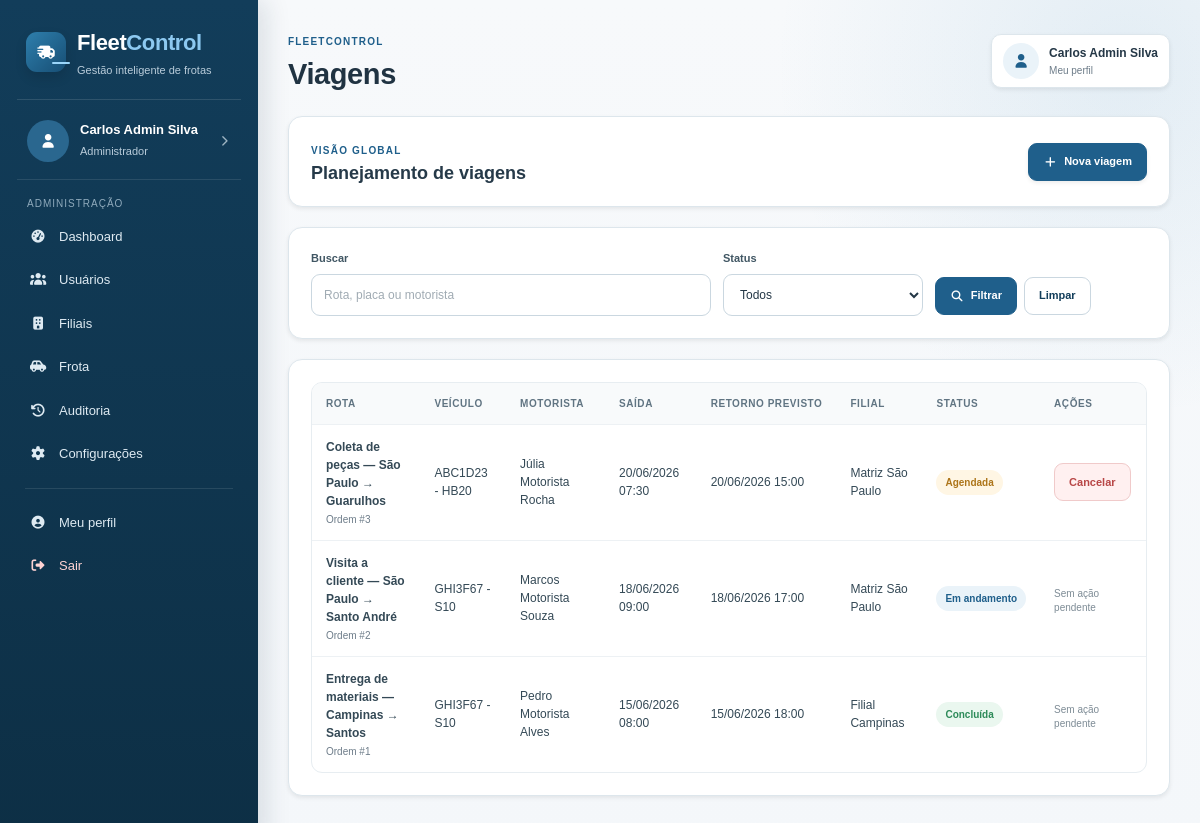
Screenshot of /gerente/viagens.php (signed in) with the database file from the repository.
### tables this page shows
CREATE TABLE viagens (
    id                          INT UNSIGNED    NOT NULL AUTO_INCREMENT,
    veiculo_id                  INT UNSIGNED    NOT NULL,
    motorista_id                INT UNSIGNED    NOT NULL,
    gerente_id                  INT UNSIGNED    NOT NULL,
    filial_id                   INT UNSIGNED    DEFAULT NULL,
    descricao_rota              TEXT            NOT NULL,
    data_partida                DATETIME        NOT NULL,
    previsao_retorno            DATETIME        NOT NULL,
    retorno_real                DATETIME        DEFAULT NULL,
    status                      ENUM('agendada','em_andamento','concluida','cancelada') NOT NULL DEFAULT 'agendada',
    odometro_inicial            INT UNSIGNED    DEFAULT NULL,
    odometro_final              INT UNSIGNED    DEFAULT NULL,
    combustivel_inicial         DECIMAL(4,1)    DEFAULT NULL,
    combustivel_final           DECIMAL(4,1)    DEFAULT NULL,
    observacoes_encerramento    TEXT            DEFAULT NULL,
    criado_em                   DATETIME        NOT NULL DEFAULT CURRENT_TIMESTAMP,
    PRIMARY KEY (id),
    CONSTRAINT fk_viagem_veiculo
        FOREIGN KEY (veiculo_id)   REFERENCES veiculos(id)            ON UPDATE CASCADE,
    CONSTRAINT fk_viagem_motorista
        FOREIGN KEY (motorista_id) REFERENCES motoristas(usuario_id)  ON UPDATE CASCADE,
    CONSTRAINT fk_viagem_gerente
        FOREIGN KEY (gerente_id)   REFERENCES usuarios(id)            ON UPDATE CASCADE,
    CONSTRAINT fk_viagem_filial
        FOREIGN KEY (filial_id)    REFERENCES filiais(id)             ON UPDATE CASCADE ON DELETE SET NULL
);

CREATE TABLE veiculos (
    id                      INT UNSIGNED    NOT NULL AUTO_INCREMENT,
    placa                   VARCHAR(8)      NOT NULL,
    modelo                  VARCHAR(80)     NOT NULL,
    marca                   VARCHAR(60)     NOT NULL,
    chassi                  VARCHAR(17)     NOT NULL,
    renavam                 VARCHAR(11)     NOT NULL,
    ano                     YEAR            NOT NULL,
    categoria_cnh_exigida   ENUM('A','B','C','D','E') NOT NULL DEFAULT 'B',
    odometro_inicial        INT UNSIGNED    NOT NULL DEFAULT 0,
    odometro_atual          INT UNSIGNED    NOT NULL DEFAULT 0,
    status                  ENUM('disponivel','reservado','em_transito','manutencao') NOT NULL DEFAULT 'disponivel',
    filial_id               INT UNSIGNED    DEFAULT NULL,
    ativo                   TINYINT(1)      NOT NULL DEFAULT 1,
    criado_em               DATETIME        NOT NULL DEFAULT CURRENT_TIMESTAMP,
    PRIMARY KEY (id),
    UNIQUE KEY uq_veiculo_placa   (placa),
    UNIQUE KEY uq_veiculo_chassi  (chassi),
    UNIQUE KEY uq_veiculo_renavam (renavam),
    CONSTRAINT fk_veiculo_filial
        FOREIGN KEY (filial_id) REFERENCES filiais(id)
        ON UPDATE CASCADE ON DELETE SET NULL
);

CREATE TABLE usuarios (
    id                  INT UNSIGNED    NOT NULL AUTO_INCREMENT,
    nome                VARCHAR(100)    NOT NULL,
    cpf                 VARCHAR(14)     NOT NULL,
    rg                  VARCHAR(20)     DEFAULT NULL,
    email               VARCHAR(150)    NOT NULL,
    telefone            VARCHAR(20)     DEFAULT NULL,
    foto                VARCHAR(255)    DEFAULT NULL,
    senha_hash          VARCHAR(255)    NOT NULL,
    perfil              ENUM('admin','gerente','motorista') NOT NULL,
    filial_id           INT UNSIGNED    DEFAULT NULL,
    ativo               TINYINT(1)      NOT NULL DEFAULT 1,
    token_recuperacao   VARCHAR(100)    DEFAULT NULL,
    token_expiracao     DATETIME        DEFAULT NULL,
    criado_em           DATETIME        NOT NULL DEFAULT CURRENT_TIMESTAMP,
    PRIMARY KEY (id),
    UNIQUE KEY uq_usuario_cpf   (cpf),
    UNIQUE KEY uq_usuario_email (email),
    CONSTRAINT fk_usuario_filial
        FOREIGN KEY (filial_id) REFERENCES filiais(id)
        ON UPDATE CASCADE ON DELETE SET NULL
);

CREATE TABLE filiais (
    id          INT UNSIGNED    NOT NULL AUTO_INCREMENT,
    nome        VARCHAR(100)    NOT NULL,
    cnpj        VARCHAR(18)     NOT NULL,
    cidade      VARCHAR(80)     NOT NULL,
    estado      CHAR(2)         NOT NULL,
    endereco    VARCHAR(200)    NOT NULL,
    imagem      VARCHAR(255)    DEFAULT NULL,
    ativo       TINYINT(1)      NOT NULL DEFAULT 1,
    criado_em   DATETIME        NOT NULL DEFAULT CURRENT_TIMESTAMP,
    PRIMARY KEY (id),
    UNIQUE KEY uq_filial_cnpj (cnpj)
);

### funcoes.php (called while the page is built, shortened)
<?php
function escapar($texto)
{
    return htmlspecialchars((string) $texto, ENT_QUOTES, 'UTF-8');
}
function data_hora_br($data)
{
    return date('d/m/Y H:i', strtotime($data));
}
function status_viagem_nome($status)
{
    $nomes = [
        'agendada' => 'Agendada',
        'em_andamento' => 'Em andamento',
        'concluida' => 'Concluída',
        'cancelada' => 'Cancelada'
    ];
    return $nomes[$status] ?? ucfirst(str_replace('_', ' ', $status));
}
function classe_status($status)
{
    $classes = [
        'disponivel' => 'disponivel',
        'reservado' => 'reservada',
        'em_transito' => 'transito',
        'manutencao' => 'manutencao',
        'agendada' => 'reservada',
        'em_andamento' => 'andamento',
        'concluida' => 'concluida',
        'cancelada' => 'cancelada',
        'pendente' => 'reservada',
        'concluido' => 'concluida',
        'cancelado' => 'cancelada'
    ];
    return $classes[$status] ?? 'andamento';
}
?>

### gerente/viagens.php (the view, shortened to what this page needs)
<?php
include "../conexao.php";
include "../funcoes.php";
$perfil_atual = $_SESSION['usuario']['perfil'];
$visao_global = $perfil_atual === 'admin';
$busca = trim($_GET['busca'] ?? '');
$sql_lista =
    "SELECT v.*, ve.placa, ve.modelo,
            u.nome AS motorista,
            f.nome AS filial
     FROM viagens v
     INNER JOIN veiculos ve ON ve.id = v.veiculo_id
     INNER JOIN usuarios u ON u.id = v.motorista_id
     LEFT JOIN filiais f ON f.id = v.filial_id
     WHERE 1 = 1";
$sql_lista .= " ORDER BY v.data_partida DESC";
$query = $sql->prepare($sql_lista);
$query->execute();
$lista = $query->get_result();
include '../cabecalho.php';
?>
<div class="dashboard-intro painel shadow-sm">
    <div>
        <span class="etiqueta"><?php echo $visao_global ? 'Visão global' : 'Nível 2 - Gestão da filial'; ?></span>
        <h3>Planejamento de viagens</h3>
    </div>
    <a href="viagem-form.php" class="botao botao-principal shadow-sm">
        <i class="fa-solid fa-plus"></i>
        Nova viagem
    </a>
</div>
<div class="painel shadow-sm">
    <form method="GET" class="filtros">
        <div class="input-box filtro-busca">
            <label for="busca">Buscar</label>
            <input
                type="text"
                id="busca"
                name="busca"
                placeholder="Rota, placa ou motorista"
                value="<?php echo escapar($busca); ?>"
            >
        </div>
        <div class="input-box">
            <label for="status">Status</label>
            <select id="status" name="status">
                <option value="">Todos</option>
            </select>
        </div>
        <div class="filtro-acoes">
            <button class="botao botao-principal" type="submit">
                <i class="fa-solid fa-magnifying-glass"></i>
                Filtrar
            </button>
            <a href="viagens.php" class="botao botao-secundario">Limpar</a>
        </div>
    </form>
</div>
<div class="painel shadow-sm">
    <div class="tabela-wrap">
        <table>
            <thead>
                <tr>
                    <th>Rota</th>
                    <th>Veículo</th>
                    <th>Motorista</th>
                    <th>Saída</th>
                    <th>Retorno previsto</th>
                    <th>Filial</th>
                    <th>Status</th>
                    <th>Ações</th>
                </tr>
            </thead>
            <tbody>
                <?php while ($viagem = $lista->fetch_assoc()): ?>
                    <tr>
                        <td>
                            <strong><?php echo escapar($viagem['descricao_rota']); ?></strong>
                            <small class="tabela-subtexto">Ordem #<?php echo $viagem['id']; ?></small>
                        </td>
                        <td><?php echo escapar($viagem['placa'] . ' - ' . $viagem['modelo']); ?></td>
                        <td><?php echo escapar($viagem['motorista']); ?></td>
                        <td><?php echo data_hora_br($viagem['data_partida']); ?></td>
                        <td><?php echo data_hora_br($viagem['previsao_retorno']); ?></td>
                        <td><?php echo escapar($viagem['filial'] ?? '-'); ?></td>
                        <td>
                            <span class="status <?php echo classe_status($viagem['status']); ?>">
                                <?php echo escapar(status_viagem_nome($viagem['status'])); ?>
                            </span>
                        </td>
                        <td>
                            <div class="acoes-tabela">
                                <?php if ($viagem['status'] === 'agendada'): ?>
                                    <form method="POST" class="form-acao-inline">
                                        <button
                                            class="botao botao-perigo"
                                            type="submit"
                                            name="cancelar_viagem"
                                            onclick="return confirm('Cancelar esta viagem e liberar o veículo?');"
                                        >
                                            Cancelar
                                        </button>
                                    </form>
                                <?php else: ?>
                                    <span class="texto-ajuda">Sem ação pendente</span>
                                <?php endif; ?>
                            </div>
                        </td>
                    </tr>
                <?php endwhile; ?>
            </tbody>
        </table>
    </div>
</div>
<?php
include '../rodape.php';
?>

### css/style.css (style rules this page uses)
:root { --azul: #1f5f8b; --azul-hover: #174e74; --azul-escuro: #123d5a; --azul-muito-escuro: #0d2f45; --azul-claro: #eaf3f9; --azul-borda: #cfe0eb; --fundo: #f4f7fa; --branco: #ffffff; --texto: #243746; --texto-claro: #6d7c89; --borda: #dde6ec; --borda-forte: #cad7e0; --verde: #2c8a58; --verde-claro: #eaf7ef; --amarelo: #ad7519; --amarelo-claro: #fff6e4; --vermelho: #b84646; --vermelho-claro: #fff0f0; --cinza-claro: #f7f9fb; --sombra: 0 .5rem 1.2rem rgba(25, 55, 75, .08); --sombra-forte: 0 .8rem 2rem rgba(25, 55, 75, .12); --raio: 14px; --raio-menor: 9px; }
* { box-sizing: border-box; }
html { scroll-behavior: smooth; }
body { margin: 0; color: var(--texto); background: var(--fundo); font-family: Arial, Helvetica, sans-serif; font-size: 14px; line-height: 1.5; }
body, button, input, select, textarea { font-family: Arial, Helvetica, sans-serif; }
a { color: inherit; text-decoration: none; }
button, a, input, select, textarea { -webkit-tap-highlight-color: transparent; }
.etiqueta, .mini-etiqueta { color: var(--azul); font-size: 10px; font-weight: 700; letter-spacing: 1.2px; text-transform: uppercase; }
.painel, .card-info, .recurso-card, .viagem-card { border: 1px solid var(--borda); background: var(--branco); border-radius: var(--raio); }
.painel { padding: 22px; margin-bottom: 20px; }
.painel-titulo h3, .painel h3 { margin: 3px 0 0; color: #263a49; font-size: 18px; font-weight: 700; }
.dashboard-intro, .motorista-boas-vindas { display: flex; align-items: center; justify-content: space-between; gap: 18px; }
.tabela-wrap { width: 100%; overflow-x: auto; border: 1px solid #e7edf1; border-radius: 11px; background: #fff; }
table { width: 100%; border-collapse: collapse; min-width: 760px; }
th, td { padding: 13px 14px; text-align: left; vertical-align: middle; border-bottom: 1px solid #edf1f4; }
th { color: #607482; background: #f8fafb; font-size: 10px; font-weight: 700; text-transform: uppercase; letter-spacing: .55px; white-space: nowrap; }
td { color: #344956; font-size: 12px; }
tbody tr:last-child td { border-bottom: 0; }
.tabela-subtexto { display: block; margin-top: 2px; color: var(--texto-claro); font-size: 10px; }
.acoes-tabela, .acoes-operacao, .acoes-viagem-botoes { display: flex; align-items: center; flex-wrap: wrap; gap: 7px; }
.form-acao-inline { display: inline-flex; margin: 0; }
.status { display: inline-flex; align-items: center; gap: 5px; padding: 5px 9px; border-radius: 999px; font-size: 10px; font-weight: 700; white-space: nowrap; }
.status.disponivel, .status.concluida, .status.concluido, .status.conforme, .status-disponivel { color: var(--verde); background: var(--verde-claro); }
.status.reservada, .status.reservado, .status.agendada, .status.pendente { color: var(--amarelo); background: var(--amarelo-claro); }
.status.transito, .status.andamento, .status.em_andamento { color: var(--azul); background: var(--azul-claro); }
.botao { min-height: 38px; padding: 9px 14px; display: inline-flex; align-items: center; justify-content: center; gap: 7px; border: 1px solid transparent; border-radius: 9px; cursor: pointer; font-size: 11px; font-weight: 700; line-height: 1.2; transition: transform .16s ease, background-color .16s ease, border-color .16s ease, box-shadow .16s ease; }
.botao-principal { color: #fff; background: var(--azul); border-color: var(--azul); }
.botao-secundario { color: var(--azul-escuro); background: #fff; border-color: var(--borda-forte); }
.botao-perigo { color: var(--vermelho); background: var(--vermelho-claro); border-color: #f0caca; }
.input-box { min-width: 0; }
.input-box label { display: flex; align-items: baseline; gap: 6px; margin-bottom: 7px; color: #405663; font-size: 11px; font-weight: 700; }
.input-box input, .input-box select, .input-box textarea { width: 100%; min-height: 42px; padding: 10px 12px; color: var(--texto); border: 1px solid var(--borda-forte); border-radius: 9px; outline: none; background: #fff; font-size: 12px; transition: border-color .16s ease, box-shadow .16s ease, background-color .16s ease; }
.input-box input::placeholder, .input-box textarea::placeholder { color: #a0abb3; }
.texto-ajuda { display: block; margin-top: 6px; color: #7d8b95; font-size: 10px; line-height: 1.4; }
.filtros { display: grid; grid-template-columns: minmax(210px, 1.5fr) repeat(2, minmax(150px, .75fr)) auto; gap: 12px; align-items: end; }
.filtros .filtro-busca { min-width: 0; }
.filtro-acoes { display: flex; align-items: center; gap: 7px; padding-bottom: 1px; }

### rows the page displays
viagens: descricao_rota "Coleta de peças — São Paulo → Guarulhos", id "3", veiculo.modelo "ABC1D23 - HB20", usuarios.nome "Júlia Motorista Rocha", data_partida "20/06/2026 07:30", previsao_retorno "20/06/2026 15:00", filial.nome "Matriz São Paulo", status "Agendada"
viagens: descricao_rota "Visita a cliente — São Paulo → Santo André", id "2", veiculo.modelo "GHI3F67 - S10", usuarios.nome "Marcos Motorista Souza", data_partida "18/06/2026 09:00", previsao_retorno "18/06/2026 17:00", filial.nome "Matriz São Paulo", status "Em andamento", shows "Sem ação pendente"
viagens: descricao_rota "Entrega de materiais — Campinas → Santos", id "1", veiculo.modelo "GHI3F67 - S10", usuarios.nome "Pedro Motorista Alves", data_partida "15/06/2026 08:00", previsao_retorno "15/06/2026 18:00", filial.nome "Filial Campinas", status "Concluída", shows "Sem ação pendente"

### other values shown
escapar($nome_atual) "Carlos Admin Silva"
escapar(perfil_nome($perfil_atual)) "Administrador"
escapar($titulo) "Viagens"
escapar($_SESSION['usuario']['nome'] ?? 'Usuário') "Carlos Admin Silva"
